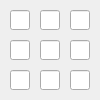
   <widget class="QWidget" name="gridLayoutWidget_6">
    <property name="geometry">
     <rect>
      <x>120</x>
      <y>130</y>
      <width>100</width>
      <height>100</height>
     </rect>
    </property>
    <layout class="QGridLayout" name="gridLayout_12">
     <property name="leftMargin">
      <number>10</number>
     </property>
     <property name="topMargin">
      <number>10</number>
     </property>
     <property name="rightMargin">
      <number>10</number>
     </property>
     <property name="bottomMargin">
      <number>10</number>
     </property>
     <property name="spacing">
      <number>10</number>
     </property>
     <item row="1" column="2">
      <widget class="QLineEdit" name="lineEdit_92">
       <property name="minimumSize">
        <size>
         <width>20</width>
         <height>20</height>
        </size>
       </property>
       <property name="maximumSize">
        <size>
         <width>20</width>
         <height>20</height>
        </size>
       </property>
       <property name="alignment">
        <set>Qt::AlignCenter</set>
       </property>
      </widget>
     </item>
     <item row="0" column="1">
      <widget class="QLineEdit" name="lineEdit_93">
       <property name="minimumSize">
        <size>
         <width>20</width>
         <height>20</height>
        </size>
       </property>
       <property name="maximumSize">
        <size>
         <width>20</width>
         <height>20</height>
        </size>
       </property>
       <property name="alignment">
        <set>Qt::AlignCenter</set>
       </property>
      </widget>
     </item>
     <item row="0" column="0">
      <widget class="QLineEdit" name="lineEdit_94">
       <property name="minimumSize">
        <size>
         <width>20</width>
         <height>20</height>
        </size>
       </property>
       <property name="maximumSize">
        <size>
         <width>20</width>
         <height>20</height>
        </size>
       </property>
       <property name="alignment">
        <set>Qt::AlignCenter</set>
       </property>
      </widget>
     </item>
     <item row="0" column="2">
      <widget class="QLineEdit" name="lineEdit_95">
       <property name="minimumSize">
        <size>
         <width>20</width>
         <height>20</height>
        </size>
       </property>
       <property name="maximumSize">
        <size>
         <width>20</width>
         <height>20</height>
        </size>
       </property>
       <property name="alignment">
        <set>Qt::AlignCenter</set>
       </property>
      </widget>
     </item>
     <item row="1" column="1">
      <widget class="QLineEdit" name="lineEdit_96">
       <property name="minimumSize">
        <size>
         <width>20</width>
         <height>20</height>
        </size>
       </property>
       <property name="maximumSize">
        <size>
         <width>20</width>
         <height>20</height>
        </size>
       </property>
       <property name="alignment">
        <set>Qt::AlignCenter</set>
       </property>
      </widget>
     </item>
     <item row="1" column="0">
      <widget class="QLineEdit" name="lineEdit_97">
       <property name="minimumSize">
        <size>
         <width>20</width>
         <height>20</height>
        </size>
       </property>
       <property name="maximumSize">
        <size>
         <width>20</width>
         <height>20</height>
        </size>
       </property>
       <property name="alignment">
        <set>Qt::AlignCenter</set>
       </property>
      </widget>
     </item>
     <item row="2" column="0">
      <widget class="QLineEdit" name="lineEdit_98">
       <property name="minimumSize">
        <size>
         <width>20</width>
         <height>20</height>
        </size>
       </property>
       <property name="maximumSize">
        <size>
         <width>20</width>
         <height>20</height>
        </size>
       </property>
       <property name="alignment">
        <set>Qt::AlignCenter</set>
       </property>
      </widget>
     </item>
     <item row="2" column="1">
      <widget class="QLineEdit" name="lineEdit_99">
       <property name="minimumSize">
        <size>
         <width>20</width>
         <height>20</height>
        </size>
       </property>
       <property name="maximumSize">
        <size>
         <width>20</width>
         <height>20</height>
        </size>
       </property>
       <property name="alignment">
        <set>Qt::AlignCenter</set>
       </property>
      </widget>
     </item>
     <item row="2" column="2">
      <widget class="QLineEdit" name="lineEdit_100">
       <property name="minimumSize">
        <size>
         <width>20</width>
         <height>20</height>
        </size>
       </property>
       <property name="maximumSize">
        <size>
         <width>20</width>
         <height>20</height>
        </size>
       </property>
       <property name="alignment">
        <set>Qt::AlignCenter</set>
       </property>
      </widget>
     </item>
    </layout>
   </widget>
